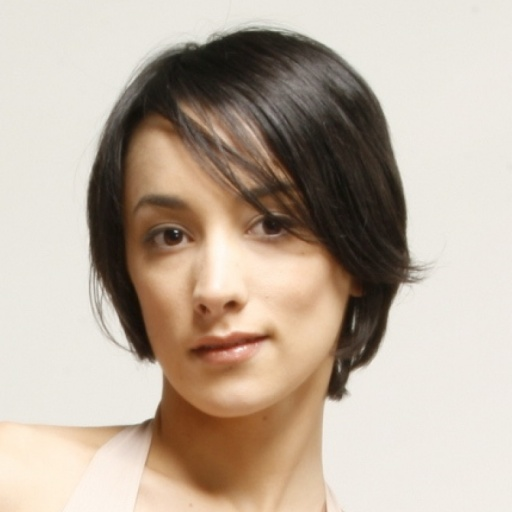
%> input picture CIMG/1.jpg, 512 x 512 px
$ octave clr_qr_2_full.m   (GNU Octave 9; MATLAB toolbox functions it lacks are replaced by stand-ins)
%> lines starting %> are read from the running program, lines starting %| are printed output that depends on the picture
clc;
clear all
close all;
cd CIMG
[J, P]=uigetfile('*.*','select the cover Image');
%> the answer given: 1.jpg
I=imread(strcat(P,J));
%> I is the input picture: size 512x512x3 uint8; mean R, G, B 188.8, 174.2, 159.5
I=imresize(I,[512 512]);
cd ..
%=========
cd WIMG
[X,Y]=uigetfile('*.*','select the wateremark Image');
%> the answer given: CIMG/10.jpg
Z=imread(strcat(Y,X));
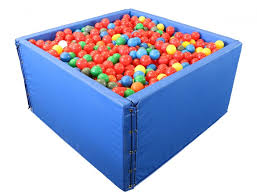
%> input picture CIMG/10.jpg, 257 x 196 px
%> Z is the input picture: size 196x257x3 uint8; mean R, G, B 176, 182, 209.4
Z=imresize(Z,[128 128]);
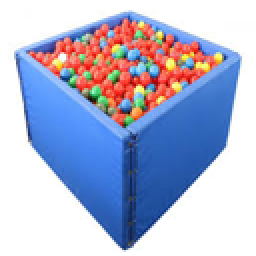
%> Z: size 128x128x3 uint8 (shown 2 times larger); mean R, G, B 176, 182, 209.4
cd ..

IR=I(:,:,1);
IG=I(:,:,2);
IB=I(:,:,3);
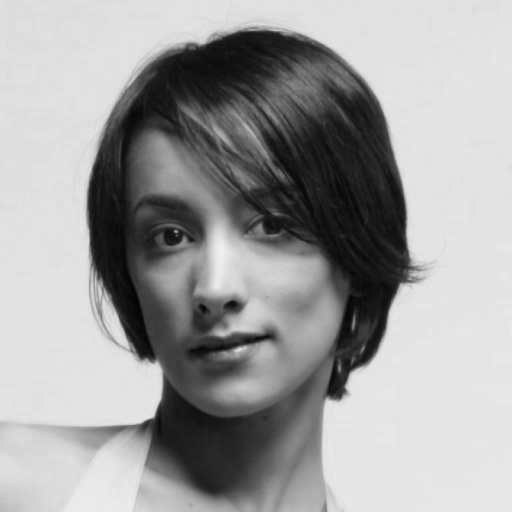
%> IB: size 512x512 uint8; min 0, max 240, mean 159.5
alp=16;bet=16;
N=size(I,1)/alp; M=size(I,2)/bet;
%> after `N=size(I,1)/alp`: N = 32
%> after `M=size(I,2)/bet`: M = 32
k=1;
for ii=0:N-1
    for jj=0:M-1
        BLK{k}=(IR(ii*alp+[1:alp],jj*bet+[1:bet]));
        E(k)=entropy(BLK{k});
        k=k+1;
    end
end
%> after the loop, BLK = 1024 items; E = 1024 values, max 6.92 at index 533, min 0.927 at index 773, mean 3.42; k = 1025
T=sum(E)/(M*N);
%> T = 3.42
dx=find(E<T);
%> dx = 517 values from 1 to 1024
bsz=8;
NW=size(Z,1)/bsz;MW=size(Z,2)/bsz;
%> after `NW=size(Z,1)/bsz`: NW = 16
%> after `MW=size(Z,2)/bsz`: MW = 16
t=1;
for ii=0:NW-1
    for jj=0:MW-1
        BW{t}=im2double(Z(ii*bsz+[1:bsz],jj*bsz+[1:bsz]));
        t=t+1;
    end
end
%> after the loop, BW = 256 items; t = 257

for ii=1:k-1
    if(find(dx==ii)~=0)
        PAT=BLK{ii};
        [LL1,LH1,HL1,HH1]=dwt2(double(PAT),'haar');
        cmn=czt(LL1);
        [Q,R]=qr(cmn);
        D1=diag(R);
        %===============
        if ii<=t-1
        [U1,S1,V1]=svd(BW{ii});
        UF{ii}=U1;
        VF{ii}=V1;
        SF{ii}=S1;
        T1{ii}=D1;
        dxy(ii)=ii;
        RM=R;
        for pp=1:length(D1)
            RM(pp,pp)=real(R(pp,pp)+S1(pp,pp));
        end
        T2{ii}=RM;
        CMN=Q*RM;
        LLM1=abs(ifft(CMN));
        RPAT=idwt2(LLM1,LH1,HL1,HH1,'haar');
        RBLK{ii}=RPAT;
        else
        RBLK{ii}=PAT;
        end
    else
        RBLK{ii}=BLK{ii};
    end
end
%> this loop made 1024 passes
%> D1 on passes 1 to 12: [-3713.5; -18.11; 10.7; 4.47; -6.94; 3.22; -1.3; -1.31], [-3723.5; -6.76; 7.31; -6.38; -9.21; -7.5; 2.21; -0.247], [-3722; 4; -3.7; 6.03; -1.9; 6.58; 1.75; 1], [-3722.5; 9.95; 5.86; 9.26; 4.21; 3.23; 3.18; -0.502], [-3725.5; 9.26; -13.02; 6.84; 3.94; 4.09; 3.59; 1.96], [-3726.5; -6; -6.41; -1.73; 4.26; -6.79; 3.09; 0.411], [-3730; -8.89; -7.25; -10.24; 9.19; 4.82; -3.24; 0.404], [-3739.5; -10.72; 4.78; -6.63; 5.75; 4.06; -2.01; -0.84], [-3733.5; -8.9; -6.26; -3.33; -3.92; -2.79; 3.26; 0.396], [-3745.5; 4.9; 9.63; -7.07; 4.95; 1.53; 3.13; -0.226], [-3746; 15.09; 8.77; -7.41; 7.36; 3.99; 0.705; -0.551], [-3760.5; 6.61; -6.06; 4.03; 6.06; -6.82; 3.39; -1.21]
%> after the loop, D1 = [-3861; 5.98; -5.2; -3.23; 8.22; 2.79; 0.322; 0.663]; HH1 = [0.5 0 0 -0.5 0 0.5 0.5 0; 0.5 0 0 0 0 0 0 -0.5; 0 0 0 0 0 -0.5 0.5 -0.5; 0.5 0 -0.5 -0.5 -0.5 0 0 0; 0 0 0.5 0 0 0 0 -0.5; -0.5 0.5 -0.5 0 0 0 0 -0.5; 0 0 0 -0.5 0 0 0 0; 0 0 0 0.5 0.5 0 0 -0.5]; HL1 = [0.5 0 0 -0.5 0 0.5 -0.5 1; 0.5 -1 0 0 0 0 0 0.5; 0 -1 0 0 0 0.5 -0.5 0.5; 0.5 0 0.5 -0.5 -0.5 1 0 0; -1 0 -0.5 1 0 0 0 -0.5; -0.5 0.5 -0.5 0 0 0 0 -0.5; 0 0 0 0.5 0 0 0 -1; -1 1 0 0.5 -0.5 0 0 -0.5]; LH1 = [0.5 0 0 0.5 0 -0.5 -0.5 -1; 0.5 0 0 0 0 0 0 -0.5; 0 0 0 0 0 0.5 0.5 0.5; 0.5 0 0.5 0.5 -0.5 0 0 0; 0 0 -0.5 0 0 0 0 0.5; -0.5 -0.5 -0.5 0 0 0 0 -0.5; 0 0 0 0.5 0 0 0 0; 0 0 0 0.5 -0.5 0 0 0.5]; LL1 = [484.5 484 484 484.5 484 483.5 482.5 482; 482.5 483 484 484 484 484 484 484.5; 482 483 484 484 484 483.5 483.5 483.5; 482.5 484 483.5 482.5 485.5 483 482 482; 483 482 482.5 483 484 484 482 484.5; 481.5 481.5 481.5 482 482 482 480 481.5; 482 482 482 481.5 480 482 482 483; 483 483 482 480.5 480.5 482 482 482.5]; LLM1 = [475 475.5 474.5 476 475.5 475.5 475.5 476; 475 475 474 476 474 477 476.5 476; 475 476.5 476.5 474 476 476 474.5 476.5; 475.5 475.5 476 473.5 475.5 476.5 473 474.5; 475 475.5 474.5 474 475 473.5 474 473.5; 475 476 476 475.5 475 473.5 474.5 472; 474.5 475 475 475 475 475 475.5 474; 476 476.5 475.5 475 472.5 474 475 472.5]; RBLK = 1024 items; S1 = [8 0 0 0 0 0 0 0; 0 0 0 0 0 0 0 0; 0 0 0 0 0 0 0 0; 0 0 0 0 0 0 0 0; 0 0 0 0 0 0 0 0; 0 0 0 0 0 0 0 0; 0 0 0 0 0 0 0 0; 0 0 0 0 0 0 0 0]; SF = 256 items; T1 = 256 items; T2 = 256 items; U1 = [-0.354 -0.354 -0.354 -0.354 -0.354 -0.354 -0.354 -0.354; -0.354 0.908 -0.0923 -0.0923 -0.0923 -0.0923 -0.0923 -0.0923; -0.354 -0.0923 0.908 -0.0923 -0.0923 -0.0923 -0.0923 -0.0923; -0.354 -0.0923 -0.0923 0.908 -0.0923 -0.0923 -0.0923 -0.0923; -0.354 -0.0923 -0.0923 -0.0923 0.908 -0.0923 -0.0923 -0.0923; -0.354 -0.0923 -0.0923 -0.0923 -0.0923 0.908 -0.0923 -0.0923; -0.354 -0.0923 -0.0923 -0.0923 -0.0923 -0.0923 0.908 -0.0923; -0.354 -0.0923 -0.0923 -0.0923 -0.0923 -0.0923 -0.0923 0.908]; UF = 256 items; V1 = [-0.354 0.935 0 0 0 0 0 0; -0.354 -0.134 -0.378 -0.378 -0.378 -0.378 -0.378 -0.378; -0.354 -0.134 0.896 -0.104 -0.104 -0.104 -0.104 -0.104; -0.354 -0.134 -0.104 0.896 -0.104 -0.104 -0.104 -0.104; -0.354 -0.134 -0.104 -0.104 0.896 -0.104 -0.104 -0.104; -0.354 -0.134 -0.104 -0.104 -0.104 0.896 -0.104 -0.104; -0.354 -0.134 -0.104 -0.104 -0.104 -0.104 0.896 -0.104; -0.354 -0.134 -0.104 -0.104 -0.104 -0.104 -0.104 0.896]; VF = 256 items; dxy = 256 values, max 256 at index 256, min 0 at index 46, mean 66.49
k=1;
for ii=0:N-1
    for jj=0:M-1
        RIMG(ii*alp+[1:alp],jj*bet+[1:bet])=RBLK{k};
        k=k+1;
    end
end
RF=uint8(RIMG);
 %=== decoding
   k=1;
   IRF=RF;
   for ii=0:N-1
       for jj=0:M-1
           BLKF{k}=(IRF(ii*alp+[1:alp],jj*bet+[1:bet]));
           EF(k)=entropy(BLKF{k});
           k=k+1;
       end
  end
%> after the loop, BLKF = 1024 items; EF has the same summary as E
  TF=sum(EF)/(M*N);
%> TF = 3.42
  dxf=find(EF<TF);
%> dxf = 517 values from 1 to 1024
   for ii=1:t-1
       if(find(dxf==ii)~=0)
           PATF=BLKF{ii};
           [LL1,LH1,HL1,HH1]=dwt2(double(PATF),'haar');
           cmnf=czt(LL1);
           [Qf,Rf]=qr(cmnf);
%           ===========
           ZZ=zeros(size(Qf));
           DZ=diag(T2{ii})-diag(Rf);
           for pp=1:length(DZ)
               ZZ(pp,pp)=DZ(pp);
           end
          BFW{ii}=UF{ii}*ZZ*VF{ii}';
       else
         BFW{ii}=BW{ii};
       end
   end
%> this loop made 256 passes
%> DZ on passes 1, 3, 4, 5, 6, 7, 8, 9, 10, 11, 12: [-2.01; -3.62; 0.144; -0.102; -12.02; 6.8; 2.58; -2.4], [2; -6.01; -7.39; 3.52; -0.777; 1.04; -0.054; 2], [-2; 17.09; 10.49; -2.02; 10.68; 0.868; 1.52; -0.944], [-0.00321; 18.08; -2.98; 3.09; -0.0194; 9.89; 5.14; -0.22], [1.99; 2.49; -11.63; 1.45; 0.806; -2.83; 1.51; 2.1], [5.98; -2.01; 0.0828; 0.118; 1.82; -1.35; -4.26; 0.682], [7.46; 0.628; 0.183; 0.0471; 0; 0; 0; 0], [7.37; 0.665; 0.226; 0.0921; 4.44e-16; 0; 0; 0], [7.98; 0.0359; 0.0166; 0.00695; 0; 0; 0; 0], [-2.02; 4.49; 0.917; -1.56; 0.0508; -0.227; -0.399; 1.46], [-0.00531; -1.63; -2.86; -0.516; 0.0128; 1.26; 1.05; 0.849]
%> after the loop, BFW = 256 items; DZ = [4; -2.75; 0.14; 13.85; -3.5; -1.08; -5.73; 2.16]; HH1 = [0 -0.5 0.5 0 -0.5 -0.5 0.5 0; 0 0 0 0 0 0 0.5 0; 0 0.5 -0.5 0 0 0 0.5 0.5; -0.5 0.5 0 0.5 0.5 0.5 0 0.5; 0 0.5 0.5 0 0 0.5 0 0.5; 0 0 0 0.5 0 -0.5 -0.5 0; -0.5 0 0 0 0 0 0.5 0; 0 -0.5 -0.5 0 0.5 0 0 0.5]; HL1 = [0 0.5 0.5 0 0.5 -0.5 0.5 0; 0 1 0 0 0 -1 0.5 0; 0 -0.5 0.5 0 0 0 0.5 -1.5; 0.5 -0.5 0 0.5 -0.5 -0.5 1 -1.5; 0 0.5 -0.5 1 1 -0.5 0 -0.5; 0 0 0 0.5 1 -0.5 0.5 0; -0.5 1 -1 1 1 -1 0.5 0; 0 0.5 -0.5 1 0.5 -1 1 0.5]; LH1 = [0 0.5 0.5 0 0.5 -0.5 -0.5 0; 0 0 0 0 0 0 0.5 0; 0 -0.5 -0.5 0 0 0 0.5 0.5; -0.5 0.5 0 -0.5 0.5 -0.5 0 0.5; 0 -0.5 -0.5 -1 0 0.5 0 0.5; 0 0 0 -0.5 0 -0.5 -0.5 0; -0.5 0 0 0 0 0 -0.5 0; -1 -0.5 -0.5 0 0.5 1 0 0.5]; LL1 = [476 475.5 474.5 476 475.5 475.5 475.5 476; 476 475 474 476 474 477 476.5 476; 476 476.5 476.5 474 476 476 474.5 476.5; 474.5 475.5 476 473.5 475.5 476.5 473 474.5; 476 475.5 474.5 474 475 473.5 474 473.5; 476 476 476 475.5 475 473.5 474.5 472; 475.5 475 475 475 475 475 475.5 474; 475 476.5 475.5 475 472.5 474 475 472.5]; ZZ = [4 0 0 0 0 0 0 0; 0 -2.75 0 0 0 0 0 0; 0 0 0.14 0 0 0 0 0; 0 0 0 13.85 0 0 0 0; 0 0 0 0 -3.5 0 0 0; 0 0 0 0 0 -1.08 0 0; 0 0 0 0 0 0 -5.73 0; 0 0 0 0 0 0 0 2.16]
  t=1;
for ii=0:NW-1
    for jj=0:MW-1
        ZF(ii*bsz+[1:bsz],jj*bsz+[1:bsz])=BFW{t};
        t=t+1;
    end
end
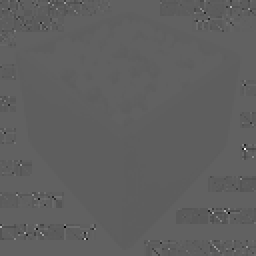
%> ZF: size 128x128 double (shown 2 times larger); min -20.38, max 35.29, mean 0.5; drawn with min black and max white

figure,subplot(221),imshow(IR,[]);title('Cover Image');
subplot(222);imshow(Z,[]);title('Embedding image');
subplot(223);imshow(RF,[]);title('Watermarked Image');
subplot(224);imshow(ZF,[]);title('Recovered Image');
figure,subplot(221),imshow(IR,[]);title('original cover image');
subplot(222);imhist(IR);title('Histogram of the cover Image');
subplot(223);imshow(RF,[]);title('Watermarked Image');
subplot(224),imhist(RF);title('Histogram of the Watermarked Image');
%> after `title('Histogram of the Watermarked Image')`:
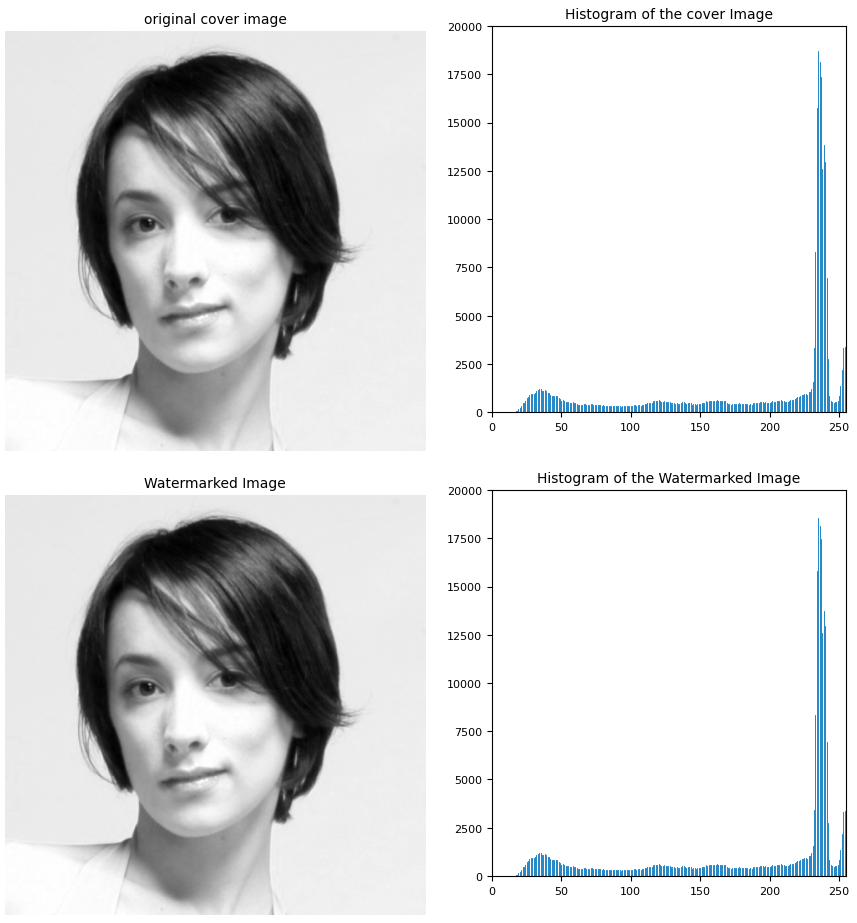
%> figure redrawn from the program's plot data, 4 panels
%=======
%=== attacks ===

disp('Enter 1 for JPEG compression attack');
disp('Enter 2 for Rotation attack');
disp('Enter 3 for noise attack');
disp('Enter 4 for Scaling attack');
INN=input('Please Enter your choice');
%> the answer given: 1
 if INN==1
    CF=80;
    imwrite(RF,'comp_orig.jpg','Quality',CF);
    Q=imread('Comp_orig.jpg');
%> Q: size 512x512 uint8; min 14, max 255, mean 188.9
end
if INN==2
    Q=imrotate(RF,1);
    Q=imresize(Q,size(RF));
end
if INN==3
    Q=imnoise(RF,'gaussian',0.001);
end
if INN==4
Q=RF.*1.1;
end

%=== decoding with attack

   IRF=Q;k=1;
    for ii=0:N-1
       for jj=0:M-1
           BLKF{k}=(IRF(ii*alp+[1:alp],jj*bet+[1:bet]));
           EF(k)=entropy(BLKF{k});
           k=k+1;
       end
    end
%> after the loop, EF = 1024 values, max 6.89 at index 570, min 0 at index 13, mean 3.23
   for ii=1:t-1
       if(find(dxf==ii)~=0)
           PATF=BLKF{ii};
           [LL1,LH1,HL1,HH1]=dwt2(double(PATF),'haar');
           cmnf=czt(LL1);
           [Qf,Rf]=qr(cmnf);
%           ===========
           ZZ=zeros(size(Qf));
           DZ=diag(T2{ii})-diag(Rf);
           for pp=1:length(DZ)
               ZZ(pp,pp)=DZ(pp);
           end
          BFW{ii}=UF{ii}*ZZ*VF{ii}';
       else
         BFW{ii}=BW{ii};
       end
   end
%> this loop made 256 passes
%> DZ on passes 1 to 12: [-5.49; -31.55; 1.07; -1.47; -6.94; 3.22; -1.3; -1.31], [-0.504; -9.54; 4.15; -7.99; -12.21; -7.5; 2.21; -0.247], [6.01; 4; -3.7; 6.03; -1.93; 6.58; 1.75; 1], [1.5; 17.94; 5.86; 9.26; 0.722; 3.23; 3.18; -0.502], [-3.5; 3.6; -13.02; 6.84; 9.53; 4.09; 3.59; 1.96], [9.49; -6; -6.41; -1.73; 7.45; -6.79; 3.09; 0.411], [12.99; -8.87; -7.24; -10.24; -4.72; 1.62; -3.24; 0.404], [4.96; -10.09; 2.25; -6.58; 13.62; 4.06; -2.01; -0.84], [8.86; -0.224; -6.03; -3.24; -13.69; -2.79; 3.26; 0.396], [14.49; 4.93; 9.65; -7.06; -2.43; 1.53; 3.13; -0.226], [-3.01; 11.76; 10.27; -9.01; 0.229; 3.99; 0.705; -0.551], [7.49; 6.61; -6.06; 4.03; 6.06; -13.84; 3.39; -1.21]
%> after the loop, DZ = [7; 3.71; 4.55; 7.83; -13.89; 8.4; -3.14; -1.46]; HH1 = [0 0 0 0 0 0 0 0; 0 0 0 0 0 0 0 0; 0 0 0 0 0 0 0 0; 0 0 0 0 0 0 0 0; 0 0 0 0 0 0 0 0; 0 0 0 0 0 0 0 0; 0 0 0 0 0 0 0 0; 0 0 0 0 0 0 0 0]; HL1 has the same summary as HH1; LH1 has the same summary as HH1; LL1 = [476 476 476 476 476 476 476 476; 476 476 476 476 476 476 476 476; 476 476 476 476 476 476 476 476; 476 476 476 476 476 476 476 476; 476 476 476 476 474 474 474 474; 476 476 476 476 474 474 474 474; 476 476 476 476 474 474 474 474; 476 476 476 476 474 474 474 474]; ZZ = [7 0 0 0 0 0 0 0; 0 3.71 0 0 0 0 0 0; 0 0 4.55 0 0 0 0 0; 0 0 0 7.83 0 0 0 0; 0 0 0 0 -13.89 0 0 0; 0 0 0 0 0 8.4 0 0; 0 0 0 0 0 0 -3.14 0; 0 0 0 0 0 0 0 -1.46]
  t=1;
for ii=0:NW-1
    for jj=0:MW-1
        ZFA(ii*bsz+[1:bsz],jj*bsz+[1:bsz])=BFW{t};
        t=t+1;
    end
end
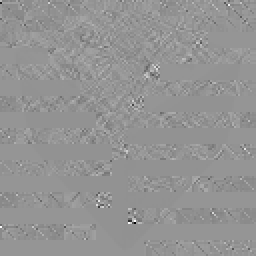
%> ZFA: size 128x128 double (shown 2 times larger); min -35.56, max 26.77, mean 0.6; drawn with min black and max white

figure,subplot(221),imshow(Q,[]);title('Attacked Image');
subplot(222);imhist(Q);title('Histogram of the Attacked Image');
subplot(223);imshow(mat2gray(ZFA),[]);title('Recoveredd Image');
subplot(224),imhist(mat2gray(ZFA));title('Histogram of the Recovered Image');
%> after `title('Histogram of the Recovered Image')`:
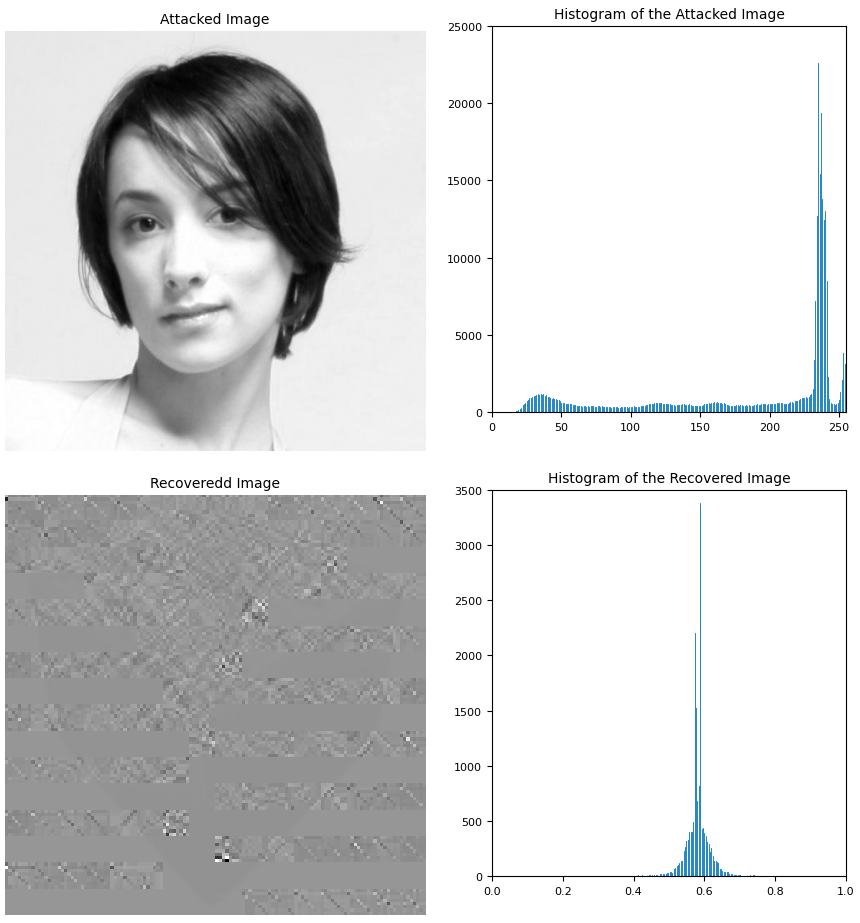
%> figure redrawn from the program's plot data, 4 panels
